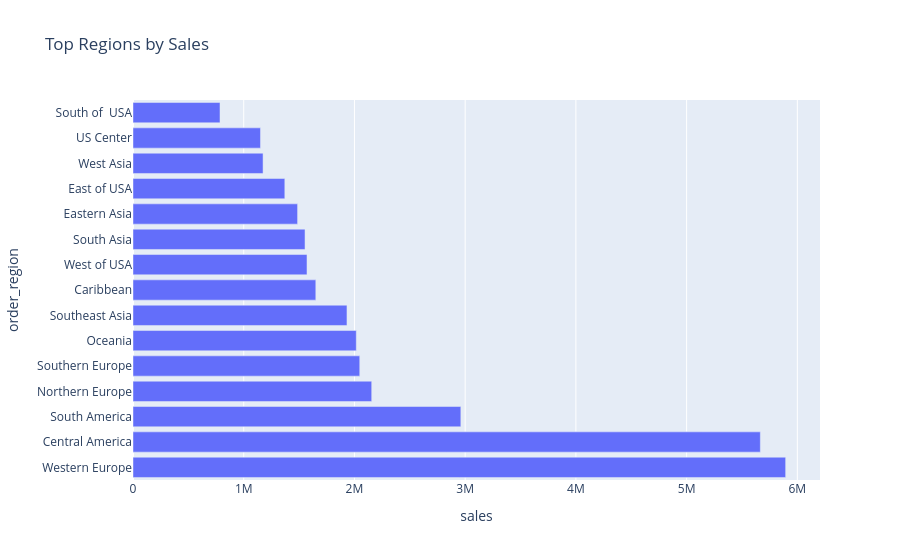

The cell this chart's notebook holds for it:
### Code cell
fig = px.bar(
    region_sales,
    x="sales",
    y="order_region",
    orientation="h",
    title="Top Regions by Sales"
)

fig.show()

### Figure 1 — Plotly figure (JSON) as saved in the notebook; plotly's stock layout.template omitted (floating-point values rounded to 4 significant figures)
{"data": [{"hovertemplate": "sales=%{x}<br>order_region=%{y}<extra></extra>", "legendgroup": "", "marker": {"color": "#636efa", "pattern": {"shape": ""}}, "name": "", "orientation": "h", "showlegend": false, "textposition": "auto", "type": "bar", "x": [5894000.0, 5666000.0, 2961000.0, 2156000.0, 2048000.0, 2017000.0, 1932000.0, 1651000.0, 1571000.0, 1554000.0, 1486000.0, 1371000.0, 1175000.0, 1151000.0, 785800.0], "xaxis": "x", "y": ["Western Europe", "Central America", "South America", "Northern Europe", "Southern Europe", "Oceania", "Southeast Asia", "Caribbean", "West of USA", "South Asia", "Eastern Asia", "East of USA", "West Asia", "US Center", "South of  USA"], "yaxis": "y"}], "layout": {"barmode": "relative", "legend": {"tracegroupgap": 0}, "title": {"text": "Top Regions by Sales"}, "xaxis": {"anchor": "y", "domain": [0, 1], "title": {"text": "sales"}}, "yaxis": {"anchor": "x", "domain": [0, 1], "title": {"text": "order_region"}}}}
